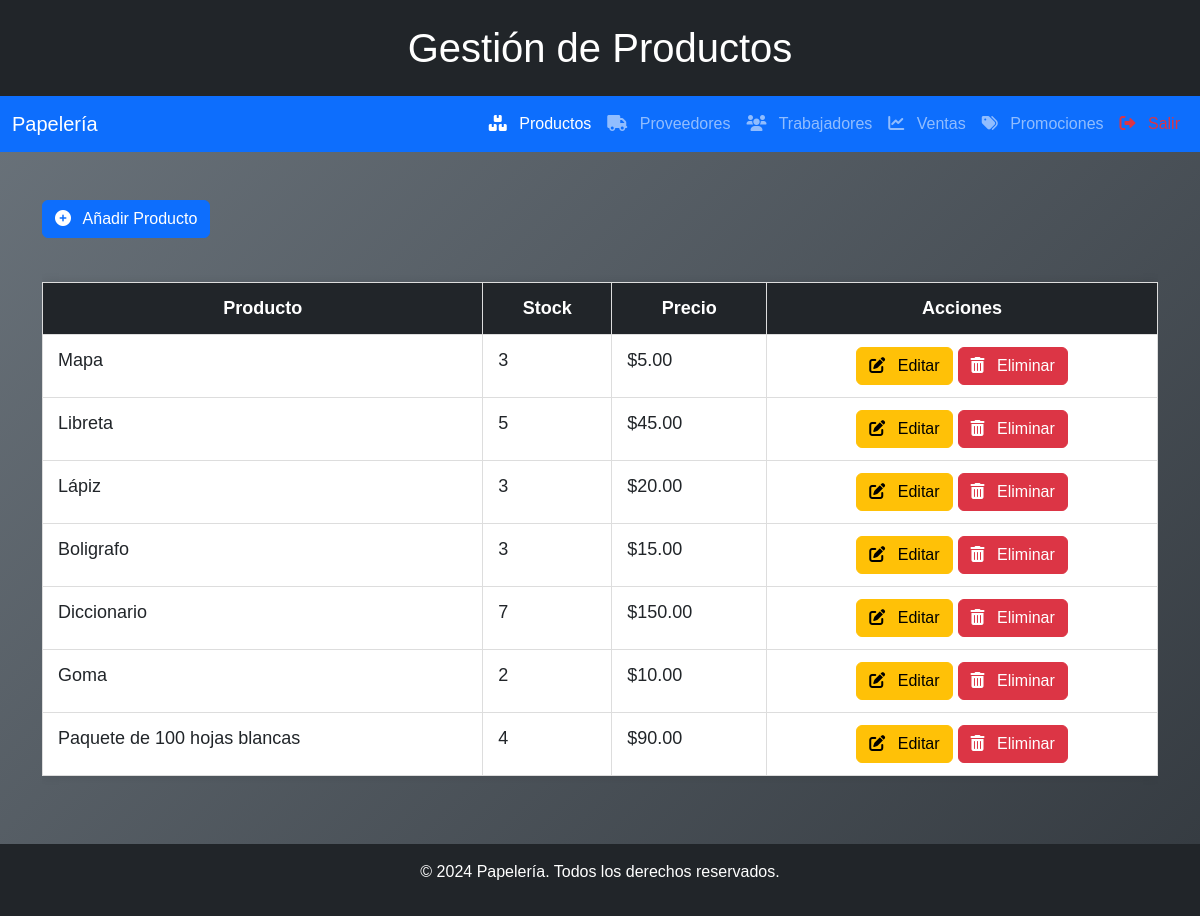
The app's page /gestionproductos.php with its own data.
### tables this page shows
CREATE TABLE `productos` (
  `id_producto` int(11) NOT NULL,
  `nombre` varchar(255) NOT NULL,
  `descripcion` text DEFAULT NULL,
  `precio` decimal(10,2) NOT NULL,
  `stock` int(11) NOT NULL DEFAULT 0,
  `categoria` varchar(255) NOT NULL,
  `fecha_agregado` datetime DEFAULT current_timestamp(),
  `id_promocion` int(11) DEFAULT NULL
);

### gestionproductos.php (the view, shortened to what this page needs)
<?php
include 'conexion.php';
$sql = "SELECT id_producto, nombre, stock, precio FROM productos";
$result = $conn->query($sql);
$productos = [];
if ($result->num_rows > 0) {
    while ($row = $result->fetch_assoc()) {
        $productos[] = $row;
    }
}
?>
<!DOCTYPE html>
<html lang="es">
<head>
    <link rel="stylesheet" href="https://cdn.jsdelivr.net/npm/bootstrap@5.3.0/dist/css/bootstrap.min.css">
    <link rel="stylesheet" href="https://cdnjs.cloudflare.com/ajax/libs/font-awesome/6.0.0-beta3/css/all.min.css">
    <link rel="stylesheet" href="styles.css">
</head>
<body>
    <header class="bg-dark text-white text-center py-4">
        <h1>Gestión de Productos</h1>
    </header>
    <nav class="navbar navbar-expand-lg navbar-dark bg-primary">
        <div class="container-fluid">
            <a class="navbar-brand" href="administrador.php">Papelería</a>
            <div class="collapse navbar-collapse" id="navbarNav">
                <ul class="navbar-nav ms-auto">
                    <li class="nav-item"><a class="nav-link active" href="gestionproductos.php"><i class="fas fa-boxes"></i> Productos</a></li>
                    <li class="nav-item"><a class="nav-link" href="gestionproveedores.php"><i class="fas fa-truck"></i> Proveedores</a></li>
                    <li class="nav-item"><a class="nav-link" href="gestiontrabajadores.php"><i class="fas fa-users"></i> Trabajadores</a></li>
                    <li class="nav-item"><a class="nav-link" href="gestioncajas.php"><i class="fas fa-chart-line"></i> Ventas</a></li>
                    <li class="nav-item"><a class="nav-link" href="gestionpromociones.php"><i class="fas fa-tags"></i> Promociones</a></li>
                    <li class="nav-item"><a class="nav-link text-danger" href="logout.php"><i class="fas fa-sign-out-alt"></i> Salir</a></li>
                </ul>
            </div>
        </div>
    </nav>
    <div class="container my-5">
        <button class="btn btn-primary mb-4" onclick="mostrarFormulario()">
            <i class="fas fa-plus-circle"></i> Añadir Producto
        </button>
        <div class="table-responsive">
            <table class="table table-bordered table-hover">
                <thead class="table-dark text-center">
                    <tr>
                        <th>Producto</th>
                        <th>Stock</th>
                        <th>Precio</th>
                        <th>Acciones</th>
                    </tr>
                </thead>
                <tbody id="tabla-productos">
                    <?php foreach ($productos as $producto): ?>
                        <tr data-id="<?php echo $producto['id_producto']; ?>">
                            <td><?php echo htmlspecialchars($producto['nombre']); ?></td>
                            <td><?php echo $producto['stock']; ?></td>
                            <td>$<?php echo number_format($producto['precio'], 2); ?></td>
                            <td class="text-center">
                                <button class="btn btn-warning" onclick="mostrarFormularioEditar(<?php echo $producto['id_producto']; ?>, '<?php echo addslashes($producto['nombre']); ?>', <?php echo $producto['stock']; ?>, <?php echo $producto['precio']; ?>)">
                                    <i class="fas fa-edit"></i> Editar
                                </button>
                                <button class="btn btn-danger" onclick="eliminarProducto(<?php echo $producto['id_producto']; ?>)">
                                    <i class="fas fa-trash-alt"></i> Eliminar
                                </button>
                            </td>
                        </tr>
                    <?php endforeach; ?>
                </tbody>
            </table>
        </div>
    </div>
    <footer class="bg-dark text-white text-center py-3">
        <p>&copy; 2024 Papelería. Todos los derechos reservados.</p>
    </footer>
</body>
</html>

### styles.css (style rules this page uses)
html, body { height: 100%; margin: 0; padding: 0; font-family: Arial, sans-serif; background: linear-gradient(135deg, #6c757d, #343a40); background-size: cover; display: flex; flex-direction: column; }
header { background-color: #4CAF50; color: white; text-align: center; padding: 1em; }
h1, h3 { margin: 0; }
p { text-align: center; }
.table { width: 100%; border-collapse: collapse; margin: 20px 0; font-size: 18px; text-align: left; background-color: white; box-shadow: 0 0 10px rgba(0, 0, 0, 0.1); }
.table th, .table td { padding: 12px 15px; border: 1px solid #ddd; }
.table thead { background-color: #4CAF50; color: white; }
.table tbody tr:nth-child(even) { background-color: #f2f2f2; }
footer { text-align: center; padding: 1em; background-color: #4CAF50; color: white; position: relative; width: 100%; bottom: 0; margin-top: auto; }
.fas { margin-right: 8px; }

### gestionproductos.php (style rules this page uses)
html, body { height: 100%; margin: 0; display: flex; flex-direction: column; }
.container { flex: 1; }
footer { margin-top: auto; }

### records on screen
productos: nombre "Mapa", stock "3", precio "5.00"
productos: nombre "Libreta", stock "5", precio "45.00"
productos: nombre "Lápiz", stock "3", precio "20.00"
productos: nombre "Boligrafo", stock "3", precio "15.00"
productos: nombre "Diccionario", stock "7", precio "150.00"
productos: nombre "Goma", stock "2", precio "10.00"
productos: nombre "Paquete de 100 hojas blancas", stock "4", precio "90.00"
